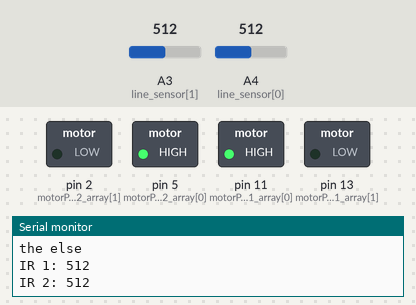
Simulated run of this sketch. Board: Arduino Uno, built with avr-gcc and run on an emulated ATmega328P. On the bench: switched loads named in the sketch (green lamp = pin HIGH), the last lines printed to the serial monitor. The test bench sets the inputs (shaded band); at power-on: A3 (line_sensor[1]) = 512, A4 (line_sensor[0]) = 512.

Above: at 1.2 s.
1.3 s: A3 (line_sensor[1]) set to 492
At 3.0 s:
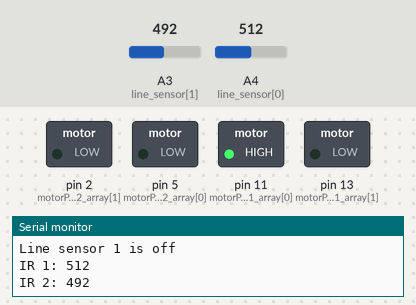
3.3 s: A4 (line_sensor[0]) set to 492
At 4.5 s:
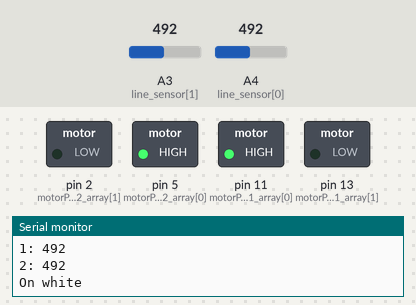
5.7 s: A3 (line_sensor[1]) set to 510
At 6.6 s:
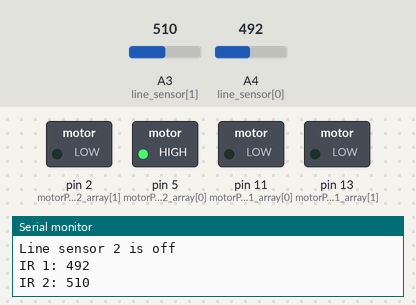
7.5 s: A3 (line_sensor[1]) set to 490
At 8.1 s:
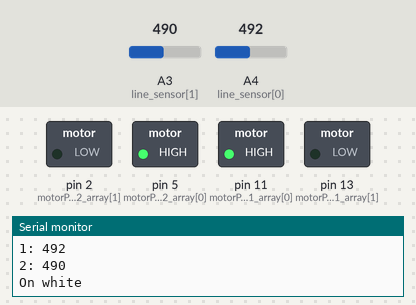
9.3 s: A3 (line_sensor[1]) set to 511
At 10.8 s:
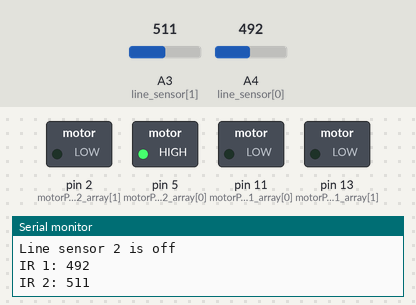
Timing chart, 0 to 12.1 s (numbered marks = the images above; inputs shaded):
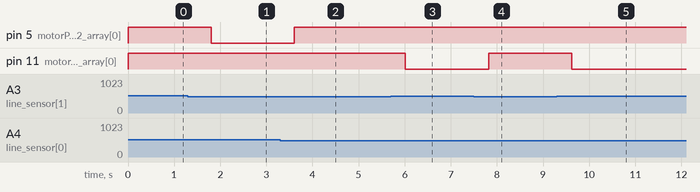

The sketch:

Navigation.ino
```cpp
/*

  I solemnly swear I am up to no good
  Saima Ali
  EngSci 1T7

*/
#include <QTRSensors.h>

#define UP 0
#define RIGHT 1
#define DOWN 2
#define LEFT 3

#define TURN_TIME 1000
#define BOARDHEIGHT 9
#define BOARDWIDTH 8

#define THRESHOLD 500
#define SERVO_ANGLE 20

//       byte PWM_val = 127;

const int enable_1 = 10;
const int enable_2 = 3;
const int motorPin_1_array[2] = {11, 13};
//left motor 10 11
//left line sensor A4
//right motor 3 5
//right line sensor A3
const int motorPin_2_array[2] = {5, 2};
const int line_sensor[2] = {A4, A3};
//const int servoPin = ;

int myPos[2] = { 0, 0 }; // scope of the variable - entire file
byte face = LEFT; //direction currently facing
byte dir = LEFT; //direction travelling/to travel in

void setup () {
  pinMode( motorPin_1_array[0], OUTPUT );
  pinMode( motorPin_1_array[1], OUTPUT );
  //pinMode( motorPin_1_array[2], OUTPUT );
  pinMode( motorPin_2_array[0], OUTPUT );
  pinMode( motorPin_2_array[1], OUTPUT );
  //pinMode( motorPin_2_array[2], OUTPUT );

  //pinMode( line_sensor[0], INPUT );
  //pinMode( line_sensor[1], INPUT );

  Serial.begin( 9600 );
  /*
  driveForward( motorPin_1_array );
  driveForward( motorPin_2_array );
  delay( 3000 );
  driveStop( motorPin_1_array );
  driveStop( motorPin_2_array );
  delay( 200 );
  driveBackward( motorPin_1_array );
  driveBackward( motorPin_2_array );
  delay( 3000 );
  driveStop( motorPin_1_array );
  driveStop( motorPin_2_array );

  turn( 0 );
  delay( TURN_TIME );*/


}

void loop () {
  lineFollow();
  /**Serial.print( "x: " );
  Serial.println( myPos[0] );
  Serial.print( "y : " );
  Serial.println( myPos[1] );**/

  int line_1_val = analogRead( line_sensor[0] );
  int line_2_val = analogRead( line_sensor[1] );

  Serial.print( "IR 1: " );
  Serial.println( line_1_val );
  Serial.print( "IR 2: " );
  Serial.println( line_2_val );

  delay( 300 );

  /*driveForward( motorPin_1_array );
  driveForward( motorPin_2_array );
  delay( 3000 );
  driveStop( motorPin_1_array );
  driveStop( motorPin_2_array );
  delay( 200 );
  driveBackward( motorPin_1_array );
  driveBackward( motorPin_2_array );
  delay( 3000 );
  driveStop( motorPin_1_array );
  driveStop( motorPin_2_array );*/

}

// Coordinates

void logCoordinate() {
  Serial.println( "Intersection" );
  if( dir == LEFT ) {
    myPos[0] += 1;
  } else if ( dir == RIGHT ) {
    myPos[0] -= 1;
  } else if ( dir == UP ) {
    myPos[1] += 1;
  } else if (dir == DOWN ) {
    myPos[1] -= 1;
  }
}


/**int *getPath( int target[2] ) {
  int *path[2];
  path[0] = target[0] - myPos[0];
  path[1] = target[1] - myPos[1];
  return path;
}**/

int findTurnDir() {
  int turn_dir;
  if ( ( dir == face ) || ( abs( dir - face ) == 2 ) ) {
    turn_dir = 2; // donut turn
  } else if ( ( abs( dir - face ) == 1 )) {
    turn_dir = 0; //turn cw
  } else {
    turn_dir = 1; //turn ccw
  }
  return turn_dir;
}

void linearMove() {
  int turnDir = findTurnDir();
  turn( turnDir );
  driveForward( motorPin_1_array );
  driveForward( motorPin_2_array );
}

void checkIntersection( int LDR1_val, int LDR2_val ) {
  if( LDR1_val > THRESHOLD && LDR2_val > THRESHOLD ) {
    Serial.println( "Intersection" );
    logCoordinate();
    while( LDR1_val > THRESHOLD && LDR2_val > THRESHOLD ) {
      Serial.println( "Stuck in the loop" );
      continue;
    }
    Serial.println( "Coordinate logged" );
  }
}

int AmIThereYet( int target ) {
  int index = ( ( dir == UP ) || ( dir == DOWN ) );
  return ( myPos[index] == target );
}

void lineFollow() {
  int line_1_val = analogRead( line_sensor[0] );
  int line_2_val = analogRead( line_sensor[1] );
  //int line_sensor_1_val = analogRead( line_sensor[0] );
  //int line_sensor_2_val = analogRead( line_sensor[1] );
  Serial.print( "1: " );
  Serial.println( line_1_val );

  Serial.print( "2: " );
  Serial.println( line_2_val );
  //checkIntersection( line_sensor[0], line_sensor[1] );

  if ( line_1_val < THRESHOLD && line_2_val < THRESHOLD ) {
    Serial.println( "On white" );
    driveForward( motorPin_1_array );
    driveForward( motorPin_2_array );
  } else if ( line_1_val < THRESHOLD && line_2_val > THRESHOLD ) {
    Serial.println( "Line sensor 2 is off " );
    driveForward( motorPin_2_array );
    driveStop( motorPin_1_array );
  } else if ( line_1_val > THRESHOLD && line_2_val < THRESHOLD ) {
    Serial.println( "Line sensor 1 is off " );
    driveForward( motorPin_1_array );
    driveStop( motorPin_2_array );
  } else {
    Serial.println( "the else" );
    driveForward( motorPin_1_array );
    driveForward( motorPin_2_array );
  }
  delay( 300 );
  //checkIntersection( LDR1_val, LDR2_val );
  /*if (LDR1_val > THRESHOLD && LDR2_val > THRESHOLD ) {
    return;
  } else if ( LDR1_val > THRESHOLD && LDR2_val < THRESHOLD ) {
    Serial.println( "LDR1 greater " );
  } else if ( LDR1_val < THRESHOLD && LDR2_val > THRESHOLD ){
    Serial.println( "LDR2 greater " );
  }*/


  /*if( line_1_val > THRESHOLD && line_2_val < THRESHOLD ) {
    Serial.println( "LDR1 above" );
    if( dir == face ) {
      driveForward( motorPin_2_array );
      driveStop( motorPin_1_array );
    } else {
      driveForward( motorPin_1_array );
      driveStop( motorPin_2_array );
    }
  } else if ( LDR1_val < THRESHOLD && LDR2_val > THRESHOLD ) {
    Serial.println( "LDR2 above" );
    if( dir == face ) {
      driveForward( motorPin_1_array );
      driveStop( motorPin_2_array );
    } else {
      driveForward( motorPin_2_array );
      driveStop( motorPin_1_array );
    }
  } else {
    Serial.println( "Yer fine" );
    if ( dir == face ) {
      driveForward( motorPin_1_array );
      driveForward( motorPin_2_array );
    } else {
      driveBackward( motorPin_1_array );
      driveBackward( motorPin_2_array );
    }
  }*/
}

void getToWall() {
  int targetWallPos;
  if( myPos[0] <= 0 ) {
    dir = LEFT;
    targetWallPos = -4;
  } else {
    dir = RIGHT;
    targetWallPos = 4;
  }

  linearMove();
  int arrival = AmIThereYet( targetWallPos );
  int oldPos = myPos[0];
  while ( !arrival ) {
    lineFollow();
    while( myPos[0] == oldPos ){
      lineFollow();
    }
    oldPos = myPos[0];
    arrival = AmIThereYet( targetWallPos );
  }
  //I am there!
  driveStop( motorPin_1_array );
  driveStop( motorPin_2_array );
}

// Motor control functions

/*void driveSpeed( const int motorPin_array[], byte PWM_val ) {
  analogWrite( motorPin_array[2], PWM_val );
}*/

void driveForward( const int motorPin_array[] ) {
  digitalWrite( motorPin_array[0], 1 );
  digitalWrite( motorPin_array[1], 0 );
}

void driveBackward( const int motorPin_array[] ) {
  digitalWrite( motorPin_array[0], 0 );
  digitalWrite( motorPin_array[1], 1 );
}

void driveStop( const int motorPin_array[] ) {
  //analogWrite( motorPin_array[2], 0 );
  digitalWrite( motorPin_array[0], 0 );
  digitalWrite( motorPin_array[1], 0 );
}

void changeFace( int dir ){
  face = face + dir;
  if ( face < 0 )
  {
    face = 3;
  } else if ( face > 3 ) {
    face = 0;
  }
}

void turn( int turn_dir ) {
  //dir is 0 for motor1 cw, motor 2 ccw
  //dir is 1 for motor1 ccw, motor2 cw
  if( !turn_dir ) {
    driveForward( motorPin_1_array );
    driveBackward( motorPin_2_array );
    changeFace(1);
  } else if (turn_dir == 2) {
    return;
  } else {
    driveBackward( motorPin_1_array );
    driveForward( motorPin_2_array );
    changeFace(-1);
  }

  delay( TURN_TIME );
  driveStop( motorPin_1_array );
  driveStop( motorPin_2_array );

}

void catchBall( int servoPin ) {


}

/*

  Mischief managed

*/
```

Measured:
- the behaviour switches between 500 and 499 on A3 (line_sensor[1]) (found by bisection; images 0 and 1)
- the behaviour switches between 501 and 500 on A4 (line_sensor[0]) (found by bisection; images 1 and 2)
- after the input at 1.3 s, pin 5 (motorPin_2_array[0]): HIGH → LOW after 0.51 s
- after the input at 3.3 s, pin 5 (motorPin_2_array[0]): LOW → HIGH after 0.31 s
- after the input at 5.7 s, pin 11 (motorPin_1_array[0]): HIGH → LOW after 0.32 s
- after the input at 7.5 s, pin 11 (motorPin_1_array[0]): LOW → HIGH after 0.32 s
- after the input at 9.3 s, pin 11 (motorPin_1_array[0]): HIGH → LOW after 0.32 s
